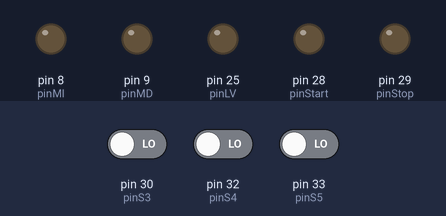
The sketch below on a simulated Arduino Mega 2560, built with avr-gcc and run on an emulated ATmega2560. On the bench: output pins drawn as LEDs (lit = HIGH). The inputs (shaded band) are chosen by the test bench; at power-on: pin 30 (pinS3) LOW, pin 32 (pinS4) LOW, pin 33 (pinS5) LOW.

Above: at 1.2 s.
1.3 s: pin 30 (pinS3) driven HIGH
At 2.0 s:
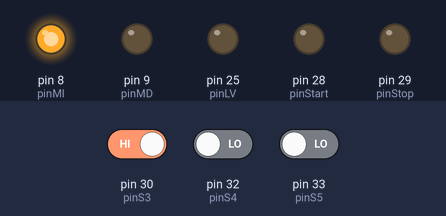
2.8 s: pin 32 (pinS4) driven HIGH and pin 33 (pinS5) driven HIGH
At 3.1 s:
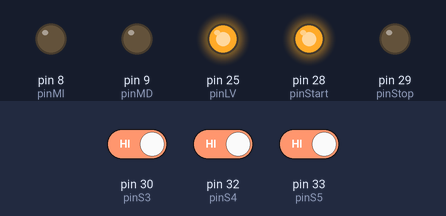
At 6.6 s:
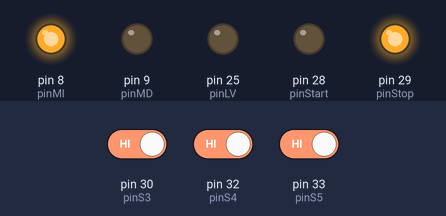
Timing chart, 0 to 8.1 s (numbered marks = the images above; inputs shaded):
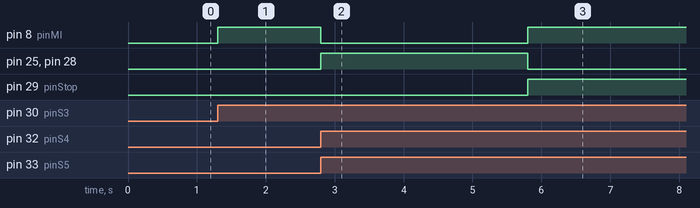

Measured:
- after the input at 1.3 s, pin 8 (pinMI): LOW → HIGH at once
- after the input at 2.8 s, pin 8 (pinMI): HIGH → LOW at once, → HIGH 3.0 s later; pin 25 (pinLV), pin 28 (pinStart): LOW → HIGH at once, → LOW 3.0 s later; pin 29 (pinStop): LOW → HIGH after 3.0 s

The sketch:

Tolva.ino
```cpp
// Inicialización de variables -----------------------------

#include "TimerMEF.h"
Timer t = Timer(0);

#define pinMD 9   ////////// PIN PWM
#define pinMI 8   ////////// PIN PWM
#define pinS3 30
#define pinS4 32
#define pinS5 33
#define pinLV 25
#define pinStart 28
#define pinStop 29

int Banda = 0;      ////////// Variable INT
bool S3 = 0;
bool S4 = 0;
bool S5 = 0;
bool MD = 0;
bool MI = 0;
bool LV = 0;
bool stop = 0;
bool start = 0;

int CT = 0;
int CA = 0;

// ARDUINO // Controlar()
// ~~~~~~~~~~~~~~~~~~~~~~~~~~~~~~~~~~~~~~~~~~~~~~~~~~~~~~~~~~~
int controlador_8 = 8;

void controlar(){
	/////////////////////////////// MEF para controlador_2
	switch (controlador_8) {
		case 3:
			MD=0;MI=1;LV=0;
			if (S5*!S4*(CA==0)){controlador_8=7;CT=CT-1;}
			if (S4*S5*(CA>0)){controlador_8=38;t.set(0);start=1;stop=0;CA=CA-1;}
			break;
		case 7:
			MD=0;MI=1;LV=0;
			if (!S5*(CT==0)){controlador_8=11;t.set(0);}
			if (!S5*(CT>0)){controlador_8=3;}
			break;
		case 8:
			MD=0;MI=0;LV=0;
			if (S3){controlador_8=3;CT=3;CA=1;}
			break;
		case 11:
			MD=0;MI=1;LV=0;
			if (t.get()>=0.6){controlador_8=8;}
			break;
		case 38:
			MD=0;MI=0;LV=1;
			if (t.get()>=3){controlador_8=3;start=0;stop=1;}
			break;
	}
}

void setup(){
	// Definir cuales pines son salidas y cuales son entradas
  Serial.begin(9600);
	pinMode(pinMD, OUTPUT);
  pinMode(pinMI, OUTPUT);
  pinMode(pinLV, OUTPUT);
  pinMode(pinS3, INPUT);
  pinMode(pinS4, INPUT);
  pinMode(pinS5, INPUT);
  pinMode(pinStart, OUTPUT);
  pinMode(pinStop, OUTPUT);
}

int estado_anterior = 0;
void mostrarEstado(int estado){
  if(estado_anterior != estado){
    Serial.print("Estado: ");
    Serial.println(estado);
    estado_anterior = estado;
  }
}

void loop(){
  mostrarEstado(Banda);
	medir();
	controlar();
	actuar();
}

void medir(){
	S3 = digitalRead(pinS3);
  S4 = digitalRead(pinS4);
  S5 = digitalRead(pinS5);
}

void actuar(){
  digitalWrite(pinMI, MI);
  digitalWrite(pinMD, MD);
  digitalWrite(pinLV, LV);
  digitalWrite(28,start);
  digitalWrite(29,stop);
}
```

TimerMEF.cpp
```cpp
#include "Arduino.h"
#include "TimerMEF.h"

Timer::Timer(double time)
{
  unsigned long ms = (long) millis();
  _time = ms - time*1000;
}

double Timer::get()
{
  unsigned long ms = (long) millis();
  return ((double)(ms - _time))/1000;
}

double Timer::set(double time)
{
  unsigned long ms = (long) millis();
  _time = ms - time*1000;
  return ((double)(ms - _time))/1000;
}
```

TimerMEF.h
```cpp
#ifndef TimerMEF_h
#define TimerMEF_h

#include "Arduino.h"

class Timer
{
  public:
    Timer(double time);
    double set(double time);
    double get();
  private:
    unsigned long _time;
};

#endif
```
